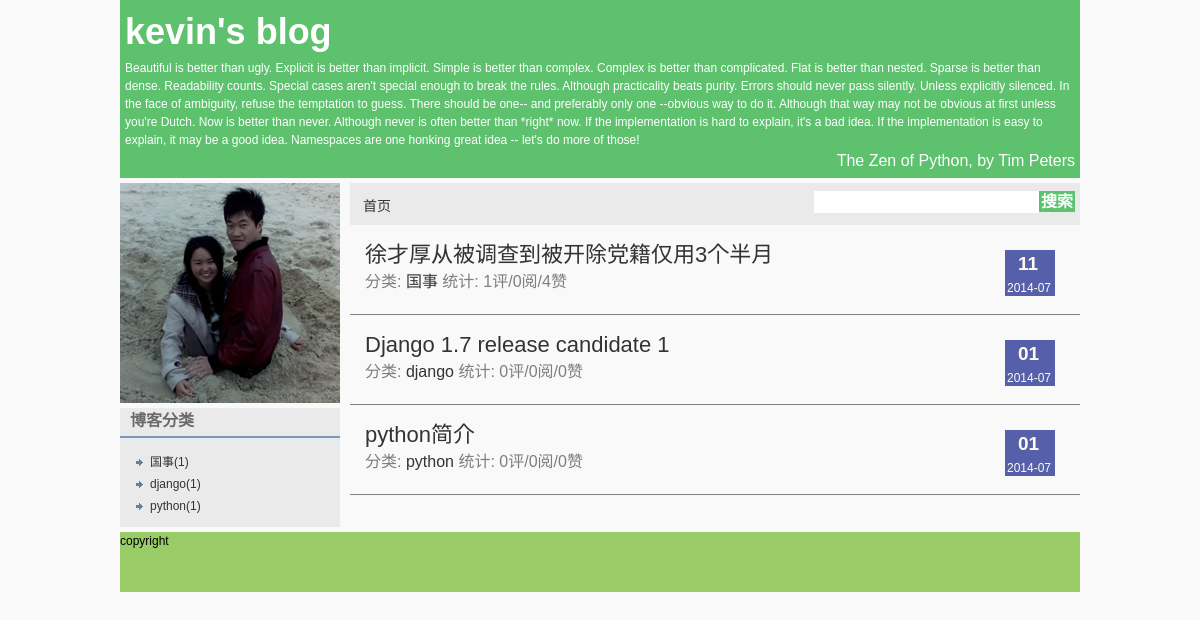
Before: / with the older database file.
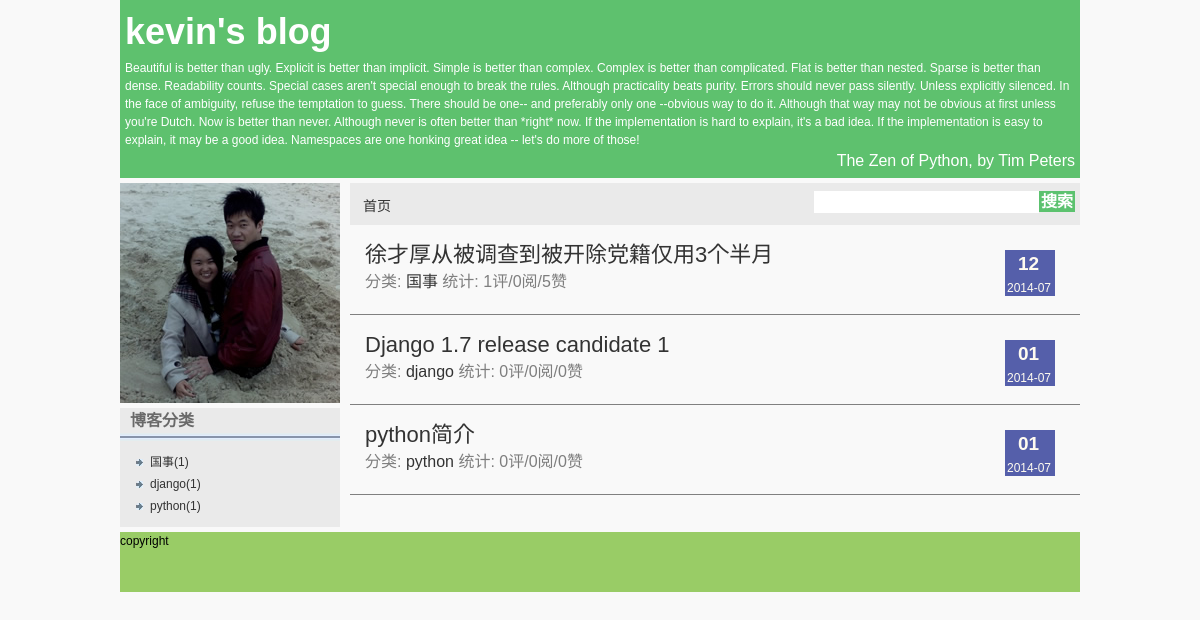
After: the same page with the newer database file.
### blog/models.py (models this page shows, shortened)
class Category(models.Model):
    name = models.CharField("分类", max_length=64)

class Article(models.Model):
    title = models.CharField("标题", max_length=128)
    category = models.ForeignKey(Category,verbose_name="分类")
    tags = models.ManyToManyField(Tag, verbose_name="标签", blank=True)
    content = models.TextField("内容")
    create_date = models.DateTimeField("创建日期",auto_now_add=True)
    pub_date = models.DateTimeField("发布日期",auto_now=True)
    is_from = models.CharField("来自", max_length=1, default='Y', choices=(('Y','yuanchuang'),('Z','zhuanzai')))
    view_count = models.IntegerField("访问量统计", default=0)
    vote_count = models.IntegerField("支持量统计", default=0)
    comment_count = property(lambda self: self.comment_set.count())
    is_yuan = property(lambda self: self.is_from == u'Y')
    is_zhuan = property(lambda self: self.is_from == u'Z')
    def pub_date_delta():
        doc = "The pub_date_delta property."
        def fget(self):
            today = datetime.datetime.today()
            if today.year - self.pub_date.year > 0:
                self._delta = "%d年前" % (today.year - self.pub_date.year)
            elif today.month - self.pub_date.month > 0:
                self._delta = "%d个月前" % (today.month - self.pub_date.month)
            elif today.day - self.pub_date.day > 0:
                self._delta = "%d天前" % (today.day - self.pub_date.day)
            elif today.hour - self.pub_date.hour > 0:
                self._delta = "%d小时前" % (today.hour - self.pub_date.hour)
            elif today.minute - self.pub_date.minute > 0:
                self._delta = "%d分钟前" % (today.minute - self.pub_date.minute)
            else:
                self._delta = ""
            return self._delta
        def fset(self, value):
            self._delta = value
        def fdel(self):
            del self._delta
        return locals()
    pub_date_delta = property(**pub_date_delta())
    def getComment():
        def fget(self):
            self.cmlist = []
            def com2dict(c):
                d = {}
                d['comm'] = c
                d['list'] = []
                return d
            def recur(objs, t, l):
                if t > 50:
                    return
                for c in objs.all():
                    d = com2dict(c)
                    l.append(d)
                    if c.comment_set.count() > 0:
                        recur(c.comment_set, t+1, d['list'])
            for c in self.comment_set.filter(reply=None):
                d = com2dict(c)
                self.cmlist.append(d)
                recur(c.comment_set, 0, d['list'])
            return self.cmlist
        return locals()
    comments = property(**getComment())

### blog/views.py (the view)
# urls.py: url(r'^$', 'blog.views.home', name="home"),
def home(request):
    blog = Blog()
    articles = get_list_or_404(Article)
    return render_to_response('index.html', locals())

### blog/templates/index.html (shortened to what this page needs)
{% extends "layout.html" %}
{% block content %}
<div class="article_list">
    {% for article in articles %}
    <div class="article_item">
        <div class="article_date">
            <p class="day">{{ article.pub_date|date:"d" }}</p>
            <p class="date">{{ article.pub_date|date:"Y-m" }}</p>
        </div>
        <p class="title_p1"><a href="{% url 'article_by_id' article.id %}">{{ article.title }}</a></p>
        <p class="title_p2">分类: <a href="{% url 'articles_by_cat' article.category.id %}">{{ article.category.name }}</a>&nbsp;统计: {{ article.comment_count }}评/{{ article.view_count }}阅/{{ article.vote_count }}赞</p>
    </div>
    <div class="article_sep"></div>
    {% endfor %}
</div>
{% endblock %}

### blog/templates/layout.html (shortened to what this page needs)
<!DOCTYPE html PUBLIC "-//W3C//DTD XHTML 1.0 Transitional//EN" "http://www.w3.org/TR/xhtml1/DTD/xhtml1-transitional.dtd">
<html xmlns="http://www.w3.org/1999/xhtml">
<head>
{% load static %}
<link href="{% get_static_prefix %}css/layout.css" rel="stylesheet" type="text/css" />
<link type="text/css" rel="stylesheet" href="{% get_static_prefix %}syntaxhighlighter/styles/shCore.css"></link>
<link type="text/css" rel="stylesheet" href="{% get_static_prefix %}syntaxhighlighter/styles/shCoreDefault.css"></link>
</head>
<body>
<div id="container">
    <div id="header">
        <p class="one">{{ blog.name }}</p>
        {% if blog.zen %}
        <p class="three">{{ blog.zen.content }}</p>
        {% if blog.zen.author %}
        <p class="two">{{ blog.zen.author }}</p>
        {% endif %}
        {% endif %}
    </div>
    <div id="mainContent">
        <div id="sidebar">
            <div id="owner">
                <div id="icon">
                    <a href="{% url 'about_me' %}">
                    <img src="{% get_static_prefix %}images/IMG_Ali_01447.jpg" alt="头像" name="" width="220" height="220" />
                    </a>
                </div>
            </div>
            {% if blog.categories %}
            <div id="categories"><span class="sidetitle">博客分类</span>
                <div class="sep"></div>
                <ul id="ulpic">
                    {% for cat in blog.categories %}
                    {% if cat.article_set.count > 0 %}
                    <li><a href="{% url 'articles_by_cat' cat.id %}">{{ cat.name }}({{cat.article_set.count}})</a></li>
                    {% endif %}
                    {% endfor %}
                </ul>
            </div>
            {% endif %}
        </div>
        <div id="content">
            <div id="top_div">
                <ul>
                    <li><a href="{% url 'home' %}">首页</a></li>
                </ul>
                <form class="search">
                    <input id="search" size="30"/><a href="/search" >搜索</a>
                </form>
            </div>
            {% block content %}{% endblock %}
        </div>
    </div>
    <div id="footer">copyright</div>
</div>
</body>
</html>

### blog/static/css/layout.css (style rules this page uses)
body { font-size:14px; margin:0; line-height:150%; background-color: #F9F9F9; }
body, h1, h2, h3, h4, h5, h6, hr, p, blockquote, dl, dt, dd, ul, ol, li, pre, form, fieldset, legend, button, input, textarea, th, td, img { border:medium none; margin: 0; padding: 0; }
body, button, input, select, textarea { font: 12px/1.5 tahoma, helvetica, sans-serif; }
ul, ol { list-style: none; }
a { text-decoration: none; color:#333; }
img { border:0px; }
#container { margin:0 auto; width:80%; }
#header { background-color: #5EC16E; margin-bottom: 5px; padding: 5px; color:#FFFFFF; }
#mainContent { margin-bottom:5px; margin:0 auto; }
#sidebar #categories #ulpic { list-style-type: circle; list-style-image: url(../images/arary_r2_c2.jpg); line-height: 22px; padding-top: 10px; padding-right: 0px; padding-bottom: 10px; padding-left: 30px; margin-top: 0px; margin-right: 0px; margin-bottom: 0px; }
#sidebar .sidetitle { font-size: 16px; line-height: 25px; font-weight: bold; color: #6A6A6A; margin: 10px; }
#sidebar { margin: 0px; padding: 0px; overflow: auto; zoom:1; width:220px; float: left; }
#content { margin-left:230px !important; margin-left:207px; }
.title_p1 { color: #333333; font-size: 22px; line-height: 20px; vertical-align: middle; margin-bottom: 5px; font-weight: 450; }
.article_sep { height: 1px; background-color: #808080; }
.title_p2 { color: #7E7E7E; font-size: 16px; line-height: 24px; vertical-align: middle; }
#sidebar #owner { margin-right: auto; margin-left: auto; margin-top: 0px; margin-bottom: 5px; }
#owner #icon { height: 220px; background-color: #5CC26F; margin-bottom: 5px; }
#icon a { display: block; }
#sidebar .sep { background-image: url(../images/00000001_r2_c2.jpg); background-repeat: repeat-x; height: 8px; }
#footer { height:60px; background:#9c6; }
#sidebar #categories { margin-bottom: 5px; background-color: #EAEAEA; }
#content #top_div { height: 42px; line-height: 38px; background-color: #EAEAEA; font-size: 14px; }
.article_item { margin-top: 20px; margin-right: 15px; margin-bottom: 20px; margin-left: 15px; }
.article_date { background-color: #555FAA; height: 46px; width: 50px; float: right; margin-top: 5px; margin-right: 10px; margin-bottom: 10px; margin-left: 40px; }
#top_div ul { list-style: none; margin: 0px; padding: 0px 0px 0px 10px; }
#top_div ul li { float:left; padding: 0px 3px; height: 26px; line-height: 46px; }
.article_date p { color: #FFFBF0; }
.article_date .day { font-size: 19px; margin-left: 13px; font-weight: bold; }
.article_date .date { font-size: 12px; margin-left: 2px; }
#container #header .one { font-size: 36px; font-weight: bold; }
#container #header .two { font-size: 16px; text-align: right; }
.search { float: right; }
.search a { font-size: 16px; background-color: #5CC26F; vertical-align:middle; padding: 2px; margin-top: auto; margin-right: 5px; margin-bottom: auto; margin-left: auto; color:#FFFFFF; font-weight:bold; }
.search #search { margin:auto; height: 22px; vertical-align:middle; }

Changed rows visible on the page:
changed Article "徐才厚从被调查到被开除党籍仅用3个半月": pub_date "11" → "12"; vote_count "4" → "5"
